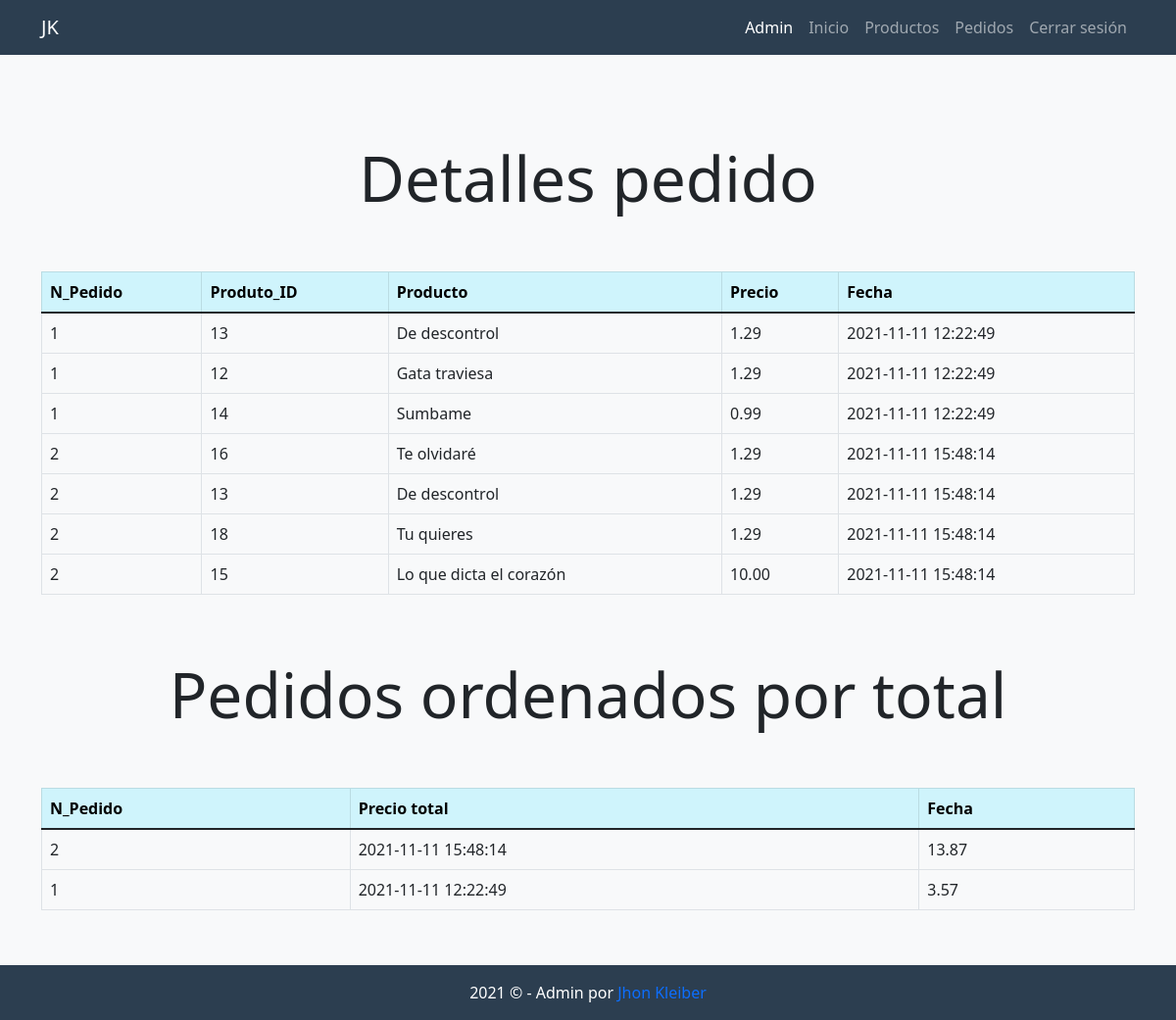
The page /admin/pedidos.php (signed in) on the database its author committed.
### tables this page shows
CREATE TABLE `pedidos` (
  `pedido_id` int(11) NOT NULL,
  `producto_id` int(11) NOT NULL,
  `nombre_producto` varchar(100) NOT NULL,
  `precio_producto` decimal(5,2) NOT NULL,
  `fecha` datetime NOT NULL DEFAULT current_timestamp(),
  `n_pedido` int(11) NOT NULL
);

### admin/pedidos.php (the view)
<?php include("template/adminheader.php"); ?>
<?php include("config/conexion.php"); ?>
<?php
$consultaSQL= $conexion->prepare("SELECT * FROM pedidos");
$consultaSQL->execute();
$pedidos=$consultaSQL->fetchAll(PDO::FETCH_ASSOC);
?>
        <h1 class="display-3 mt-5 text-center">Detalles pedido</h1>
        <div class="col-md-12 mt-5">
                <table class="table table-hover table-bordered">
                    <thead class="table-info">
                        <tr>
                            <th>N_Pedido</th>
                            <th>Produto_ID</th>
                            <th>Producto</th>
                            <th>Precio</th>
                            <th>Fecha</th>
                        </tr>
                    </thead>
                    <tbody>
                    <?php foreach($pedidos as $pedido) { ?>
                        <tr>
                            <td><?php echo $pedido['n_pedido']; ?></td>
                            <td><?php echo $pedido['producto_id']; ?></td>
                            <td><?php echo $pedido['nombre_producto']; ?></td>
                            <td><?php echo $pedido['precio_producto']; ?></td>
                            <td><?php echo $pedido['fecha']; ?></td>
                        </tr>
                    <?php }; ?>
                    </tbody>
                </table>
            </div>
<?php
$consultaSQL= $conexion->prepare("SELECT n_pedido,fecha,SUM(precio_producto) as precio_total FROM pedidos GROUP BY n_pedido ORDER BY precio_total DESC");
$consultaSQL->execute();
$pedidos=$consultaSQL->fetchAll(PDO::FETCH_ASSOC);
?>
            <h1 class="display-3 mt-5 text-center">Pedidos ordenados por total</h1>
            <div class="col-md-12 mt-5">
                <table class="table table-hover table-bordered">
                    <thead class="table-info">
                        <tr>
                            <th>N_Pedido</th>
                            <th>Precio total</th>
                            <th>Fecha</th>
                        </tr>
                    </thead>
                    <tbody>
                    <?php foreach($pedidos as $pedido) { ?>
                        <tr>
                            <td><?php echo $pedido['n_pedido']; ?></td>
                            <td><?php echo $pedido['fecha']; ?></td>
                            <td><?php echo $pedido['precio_total']; ?></td>
                        </tr>
                    <?php }; ?>
                    </tbody>
                </table>
            </div>
<?php include("template/adminfooter.php"); ?>

### rows shown on the page
pedidos: n_pedido "1", producto "13", nombre_producto "De descontrol", precio_producto "1.29", fecha "2021-11-11 12:22:49"
pedidos: n_pedido "1", producto "12", nombre_producto "Gata traviesa", precio_producto "1.29", fecha "2021-11-11 12:22:49"
pedidos: n_pedido "1", producto "14", nombre_producto "Sumbame", precio_producto "0.99", fecha "2021-11-11 12:22:49"
pedidos: n_pedido "2", producto "16", nombre_producto "Te olvidaré", precio_producto "1.29", fecha "2021-11-11 15:48:14"
pedidos: n_pedido "2", producto "13", nombre_producto "De descontrol", precio_producto "1.29", fecha "2021-11-11 15:48:14"
pedidos: n_pedido "2", producto "18", nombre_producto "Tu quieres", precio_producto "1.29", fecha "2021-11-11 15:48:14"
pedidos: n_pedido "2", producto "15", nombre_producto "Lo que dicta el corazón", precio_producto "10.00", fecha "2021-11-11 15:48:14"

### other values the page prints
$pedido['n_pedido'] "2"
$pedido['fecha'] "2021-11-11 15:48:14"
$pedido['precio_total'] "13.87"
$pedido['n_pedido'] "1"
$pedido['fecha'] "2021-11-11 12:22:49"
$pedido['precio_total'] "3.57"
